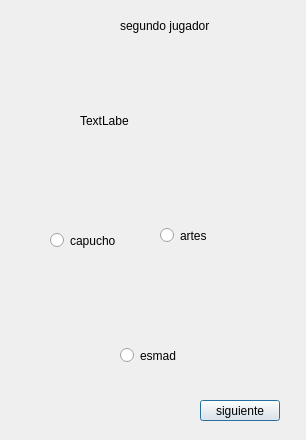
<?xml version="1.0" encoding="UTF-8"?>
<ui version="4.0">
 <class>selecp2</class>
 <widget class="QDialog" name="selecp2">
  <property name="geometry">
   <rect>
    <x>0</x>
    <y>0</y>
    <width>306</width>
    <height>440</height>
   </rect>
  </property>
  <property name="windowTitle">
   <string>Dialog</string>
  </property>
  <widget class="QRadioButton" name="radioButton_5">
   <property name="geometry">
    <rect>
     <x>120</x>
     <y>310</y>
     <width>91</width>
     <height>91</height>
    </rect>
   </property>
   <property name="styleSheet">
    <string notr="true">image: url(:/esmadEntero.png);</string>
   </property>
   <property name="text">
    <string>esmad</string>
   </property>
  </widget>
  <widget class="QRadioButton" name="radioButton_3">
   <property name="geometry">
    <rect>
     <x>160</x>
     <y>190</y>
     <width>91</width>
     <height>91</height>
    </rect>
   </property>
   <property name="styleSheet">
    <string notr="true">image: url(:/artesEntero.png);</string>
   </property>
   <property name="text">
    <string>artes</string>
   </property>
  </widget>
  <widget class="QLabel" name="label">
   <property name="geometry">
    <rect>
     <x>80</x>
     <y>50</y>
     <width>131</width>
     <height>141</height>
    </rect>
   </property>
   <property name="text">
    <string>TextLabe</string>
   </property>
  </widget>
  <widget class="QLabel" name="label_2">
   <property name="geometry">
    <rect>
     <x>120</x>
     <y>10</y>
     <width>131</width>
     <height>31</height>
    </rect>
   </property>
   <property name="text">
    <string>segundo jugador</string>
   </property>
  </widget>
  <widget class="QRadioButton" name="radioButton">
   <property name="geometry">
    <rect>
     <x>50</x>
     <y>190</y>
     <width>91</width>
     <height>101</height>
    </rect>
   </property>
   <property name="styleSheet">
    <string notr="true">image: url(:/capuchoEntero.png);</string>
   </property>
   <property name="text">
    <string>capucho</string>
   </property>
  </widget>
  <widget class="QPushButton" name="pushButton">
   <property name="geometry">
    <rect>
     <x>200</x>
     <y>400</y>
     <width>80</width>
     <height>21</height>
    </rect>
   </property>
   <property name="text">
    <string>siguiente</string>
   </property>
  </widget>
 </widget>
 <resources/>
 <connections/>
</ui>
